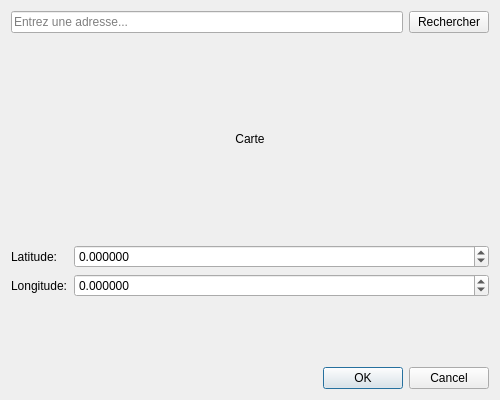
<?xml version="1.0" encoding="UTF-8"?>
<ui version="4.0">
 <class>MapLocation</class>
 <widget class="QDialog" name="MapLocation">
  <property name="geometry">
   <rect>
    <x>0</x>
    <y>0</y>
    <width>500</width>
    <height>400</height>
   </rect>
  </property>
  <property name="windowTitle">
   <string>Localisation sur carte</string>
  </property>
  <layout class="QVBoxLayout" name="verticalLayout">
   <item>
    <layout class="QHBoxLayout" name="horizontalLayout">
     <item>
      <widget class="QLineEdit" name="lineEditAddress">
       <property name="placeholderText">
        <string>Entrez une adresse...</string>
       </property>
      </widget>
     </item>
     <item>
      <widget class="QPushButton" name="btnSearch">
       <property name="text">
        <string>Rechercher</string>
       </property>
      </widget>
     </item>
    </layout>
   </item>
   <item>
    <widget class="QLabel" name="labelMapPlaceholder">
     <property name="minimumSize">
      <size>
       <width>0</width>
       <height>200</height>
      </size>
     </property>
     <property name="text">
      <string>Carte</string>
     </property>
     <property name="alignment">
      <set>Qt::AlignCenter</set>
     </property>
    </widget>
   </item>
   <item>
    <layout class="QFormLayout" name="formLayout">
     <item row="0" column="0">
      <widget class="QLabel" name="labelLatitude">
       <property name="text">
        <string>Latitude:</string>
       </property>
      </widget>
     </item>
     <item row="0" column="1">
      <widget class="QDoubleSpinBox" name="doubleSpinBoxLatitude">
       <property name="decimals">
        <number>6</number>
       </property>
       <property name="minimum">
        <double>-90.000000000000000</double>
       </property>
       <property name="maximum">
        <double>90.000000000000000</double>
       </property>
      </widget>
     </item>
     <item row="1" column="0">
      <widget class="QLabel" name="labelLongitude">
       <property name="text">
        <string>Longitude:</string>
       </property>
      </widget>
     </item>
     <item row="1" column="1">
      <widget class="QDoubleSpinBox" name="doubleSpinBoxLongitude">
       <property name="decimals">
        <number>6</number>
       </property>
       <property name="minimum">
        <double>-180.000000000000000</double>
       </property>
       <property name="maximum">
        <double>180.000000000000000</double>
       </property>
      </widget>
     </item>
    </layout>
   </item>
   <item>
    <widget class="QDialogButtonBox" name="buttonBox">
     <property name="orientation">
      <enum>Qt::Horizontal</enum>
     </property>
     <property name="standardButtons">
      <set>QDialogButtonBox::Cancel|QDialogButtonBox::Ok</set>
     </property>
    </widget>
   </item>
  </layout>
 </widget>
 <resources/>
 <connections/>
</ui>
